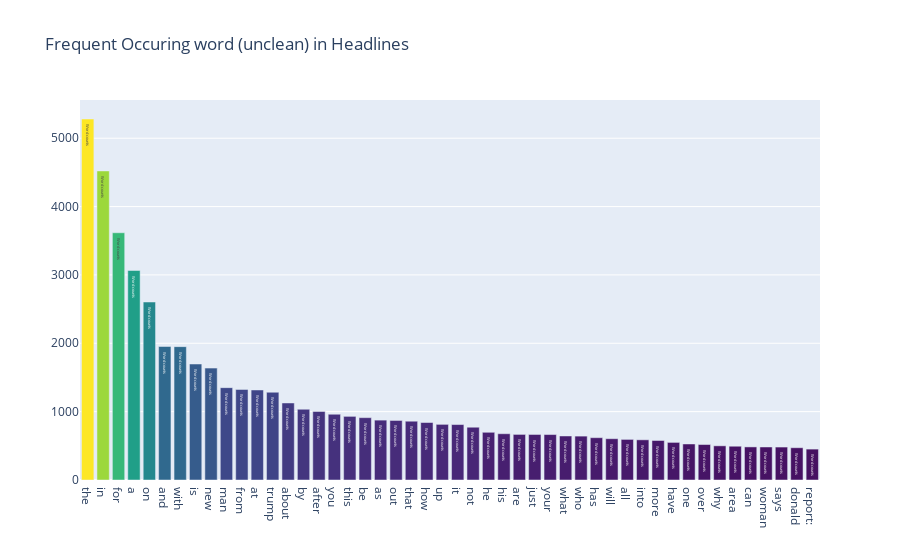

Notebook code cell kept with this figure:
### Markdown cell above
**Bar graph to show the frequent occuring words**

### Code cell
all_words = sar_acc['headline'].str.split(expand=True).unstack().value_counts()
data = [go.Bar(
            x = all_words.index.values[2:50],
            y = all_words.values[2:50],
            marker= dict(colorscale='Viridis',
                         color = all_words.values[2:100]
                        ),
            text='Word counts'
    )]

layout = go.Layout(
    title='Frequent Occuring word (unclean) in Headlines'
)

fig = go.Figure(data=data, layout=layout)

iplot(fig, filename='basic-bar')

### Figure 1 — Plotly figure (JSON) as saved in the notebook; plotly's stock layout.template omitted (floating-point values rounded to 4 significant figures)
{"data": [{"marker": {"color": [5281, 4521, 3617, 3065, 2604, 1953, 1951, 1697, 1637, 1351, 1325, 1317, 1284, 1127, 1035, 1003, 962, 931, 912, 876, 871, 860, 841, 814, 811, 772, 698, 677, 667, 666, 665, 644, 642, 619, 604, 594, 588, 578, 550, 527, 519, 500, 494, 484, 483, 482, 472, 452, 441, 435, 428, 422, 421, 420, 417, 402, 384, 379, 371, 370, 369, 363, 362, 349, 347, 346, 346, 340, 333, 331, 323, 322, 315, 314, 313, 310, 302, 299, 297, 294, 290, 289, 280, 279, 276, 272, 272, 271, 268, 267, 265, 256, 255, 251, 251, 247, 245, 243], "colorscale": [[0, "#440154"], [0.1111, "#482878"], [0.2222, "#3e4989"], [0.3333, "#31688e"], [0.4444, "#26828e"], [0.5556, "#1f9e89"], [0.6667, "#35b779"], [0.7778, "#6ece58"], [0.8889, "#b5de2b"], [1, "#fde725"]]}, "text": "Word counts", "type": "bar", "x": ["the", "in", "for", "a", "on", "and", "with", "is", "new", "man", "from", "at", "trump", "about", "by", "after", "you", "this", "be", "as", "out", "that", "how", "up", "it", "not", "he", "his", "are", "just", "your", "what", "who", "has", "will", "all", "into", "more", "have", "one", "over", "why", "area", "can", "woman", "says", "donald", "report:"], "y": [5281, 4521, 3617, 3065, 2604, 1953, 1951, 1697, 1637, 1351, 1325, 1317, 1284, 1127, 1035, 1003, 962, 931, 912, 876, 871, 860, 841, 814, 811, 772, 698, 677, 667, 666, 665, 644, 642, 619, 604, 594, 588, 578, 550, 527, 519, 500, 494, 484, 483, 482, 472, 452]}], "layout": {"title": {"text": "Frequent Occuring word (unclean) in Headlines"}}}
